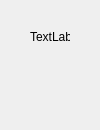
<?xml version="1.0" encoding="UTF-8"?>
<ui version="4.0">
 <class>Note</class>
 <widget class="QWidget" name="Note">
  <property name="geometry">
   <rect>
    <x>0</x>
    <y>0</y>
    <width>100</width>
    <height>130</height>
   </rect>
  </property>
  <property name="sizePolicy">
   <sizepolicy hsizetype="Preferred" vsizetype="Preferred">
    <horstretch>0</horstretch>
    <verstretch>0</verstretch>
   </sizepolicy>
  </property>
  <property name="minimumSize">
   <size>
    <width>100</width>
    <height>130</height>
   </size>
  </property>
  <property name="maximumSize">
   <size>
    <width>115</width>
    <height>130</height>
   </size>
  </property>
  <layout class="QVBoxLayout" name="verticalLayout">
   <property name="spacing">
    <number>0</number>
   </property>
   <property name="leftMargin">
    <number>0</number>
   </property>
   <property name="topMargin">
    <number>0</number>
   </property>
   <property name="rightMargin">
    <number>0</number>
   </property>
   <property name="bottomMargin">
    <number>0</number>
   </property>
   <item>
    <widget class="QWidget" name="widget" native="true">
     <property name="sizePolicy">
      <sizepolicy hsizetype="Preferred" vsizetype="Preferred">
       <horstretch>0</horstretch>
       <verstretch>0</verstretch>
      </sizepolicy>
     </property>
     <property name="styleSheet">
      <string notr="true"/>
     </property>
     <property name="selected" stdset="0">
      <bool>false</bool>
     </property>
     <property name="menu_button" stdset="0">
      <bool>true</bool>
     </property>
     <layout class="QVBoxLayout" name="verticalLayout_2">
      <property name="spacing">
       <number>10</number>
      </property>
      <property name="leftMargin">
       <number>30</number>
      </property>
      <property name="topMargin">
       <number>20</number>
      </property>
      <property name="rightMargin">
       <number>30</number>
      </property>
      <property name="bottomMargin">
       <number>20</number>
      </property>
      <item>
       <widget class="QLabel" name="name">
        <property name="sizePolicy">
         <sizepolicy hsizetype="Preferred" vsizetype="Fixed">
          <horstretch>0</horstretch>
          <verstretch>0</verstretch>
         </sizepolicy>
        </property>
        <property name="styleSheet">
         <string notr="true">qproperty-alignment: AlignCenter;</string>
        </property>
        <property name="text">
         <string>TextLabel</string>
        </property>
       </widget>
      </item>
      <item>
       <widget class="QPushButton" name="btn">
        <property name="minimumSize">
         <size>
          <width>40</width>
          <height>36</height>
         </size>
        </property>
        <property name="maximumSize">
         <size>
          <width>40</width>
          <height>36</height>
         </size>
        </property>
        <property name="styleSheet">
         <string notr="true">QPushButton {
border-width: 0px;
border-radius: 4px;
background-color: transparent;
}
</string>
        </property>
        <property name="text">
         <string/>
        </property>
        <property name="iconSize">
         <size>
          <width>40</width>
          <height>36</height>
         </size>
        </property>
        <property name="checkable">
         <bool>true</bool>
        </property>
        <property name="checked">
         <bool>false</bool>
        </property>
        <property name="userNote" stdset="0">
         <bool>true</bool>
        </property>
       </widget>
      </item>
     </layout>
    </widget>
   </item>
  </layout>
 </widget>
 <resources/>
 <connections/>
</ui>
